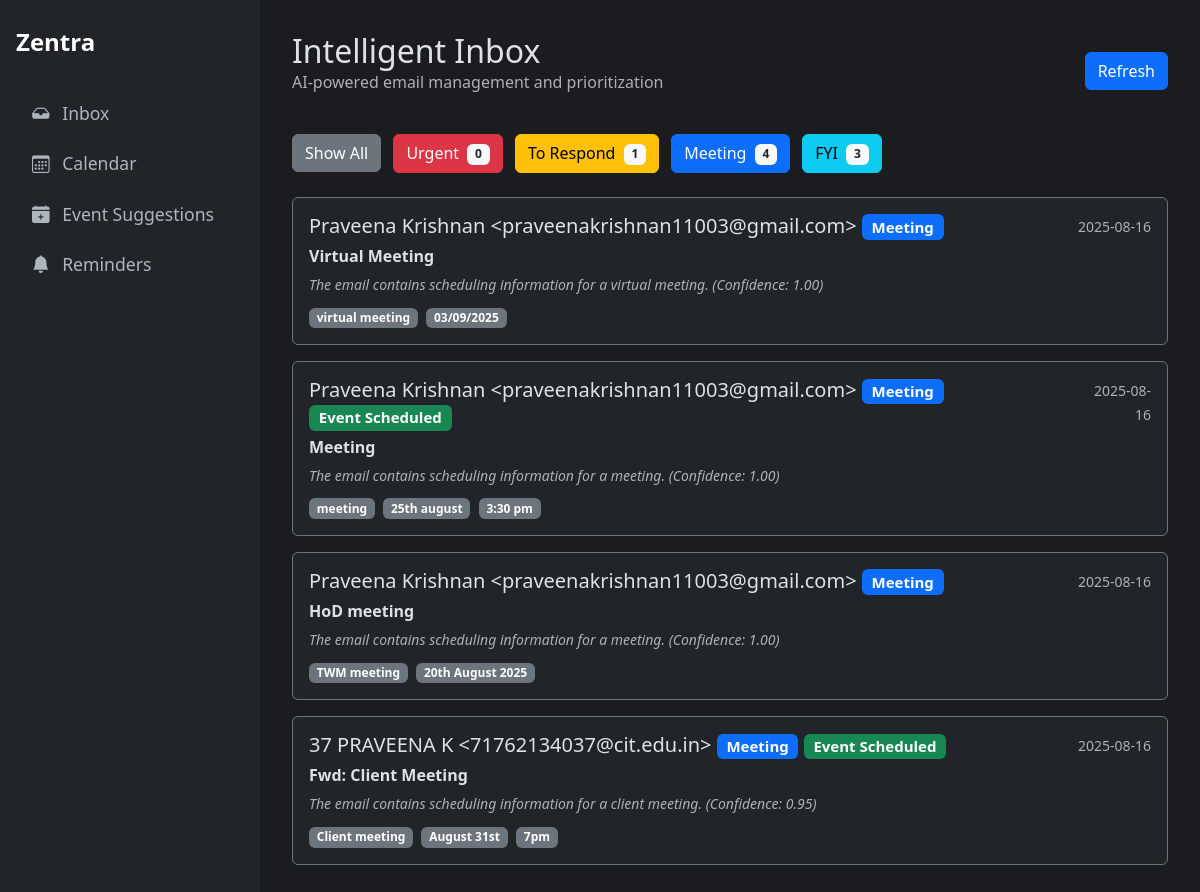
The page /recent_classified?category=Meeting on the database its author committed.
### tables this page shows
CREATE TABLE classifications (
    id INTEGER PRIMARY KEY AUTOINCREMENT,
    gmail_message_id TEXT UNIQUE NOT NULL, -- NEW: Added unique message ID
    created_at TIMESTAMP NOT NULL DEFAULT CURRENT_TIMESTAMP,
    subject TEXT NOT NULL,
    sender TEXT NOT NULL,
    body TEXT,
    category TEXT,
    confidence REAL,
    priority_analysis TEXT,
    category_reason TEXT,
    summary TEXT,
    important_terms TEXT,
    response_draft TEXT
);

CREATE TABLE suggested_events (
    id INTEGER PRIMARY KEY AUTOINCREMENT,
    status TEXT NOT NULL DEFAULT 'pending',
    type TEXT NOT NULL, -- 'meeting' or 'deadline'
    summary TEXT NOT NULL,
    time_expression TEXT NOT NULL, -- MODIFIED: Replaced start_time and end_time
    description TEXT,
    source_email_id INTEGER,
    FOREIGN KEY (source_email_id) REFERENCES classifications (id)
);

### Oauth.py (the view)
@app.route("/recent_classified")
def recent_classified_view():
    category_filter = request.args.get('category', None)
    classifications = database.get_recent_classifications(category_filter=category_filter)
    category_counts = database.get_category_counts()
    category_colors = {"Urgent": "danger", "To Respond": "warning", "Meeting": "primary", "FYI": "info", "Uncategorized": "secondary"}
    return render_template("history.html", classifications=classifications, counts=category_counts, category_colors=category_colors)

### database.py (called while the page is built)
def get_db_connection():
    conn = sqlite3.connect(DATABASE_FILE, timeout=10)
    conn.row_factory = sqlite3.Row
    return conn

def get_recent_classifications(category_filter=None, limit=25):
    conn = get_db_connection()
    query = """
        SELECT
            c.id, c.subject, c.sender, c.category, c.confidence,
            c.category_reason, c.important_terms, c.created_at,
            s.status as suggestion_status
        FROM
            classifications c
        LEFT JOIN
            suggested_events s ON c.id = s.source_email_id
    """
    params = []
    if category_filter:
        query += ' WHERE c.category = ?'
        params.append(category_filter)
    query += ' ORDER BY c.id DESC LIMIT ?'
    params.append(limit)
    classifications = conn.execute(query, tuple(params)).fetchall()
    conn.close()
    return classifications

def get_category_counts():
    conn = get_db_connection()
    counts = conn.execute('SELECT category, COUNT(id) as count FROM classifications GROUP BY category').fetchall()
    conn.close()
    return {row['category']: row['count'] for row in counts}

### templates/history.html
{% extends "layout.html" %}
{% block content %}
<div class="d-flex justify-content-between align-items-center mb-4">
  <div>
    <h1 class="h2 mb-0">Intelligent Inbox</h1>
    <p class="text-muted">AI-powered email management and prioritization</p>
  </div>
  <a href="/recent_classified" class="btn btn-primary">Refresh</a>
</div>
<div class="mb-4">
  <a href="/recent_classified" class="btn btn-secondary me-2">Show All</a>
  <a href="/recent_classified?category=Urgent" class="btn btn-danger me-2">Urgent <span class="badge bg-light text-dark ms-1">{{ counts.get('Urgent', 0) }}</span></a>
  <a href="/recent_classified?category=To Respond" class="btn btn-warning me-2">To Respond <span class="badge bg-light text-dark ms-1">{{ counts.get('To Respond', 0) }}</span></a>
  <a href="/recent_classified?category=Meeting" class="btn btn-primary me-2">Meeting <span class="badge bg-light text-dark ms-1">{{ counts.get('Meeting', 0) }}</span></a>
  <a href="/recent_classified?category=FYI" class="btn btn-info">FYI <span class="badge bg-light text-dark ms-1">{{ counts.get('FYI', 0) }}</span></a>
</div>
{% for item in classifications %}
<a href="/classification/{{ item.id }}" class="text-decoration-none text-white">
  <div class="card mb-3 bg-dark border-secondary">
    <div class="card-body">
      <div class="d-flex w-100 justify-content-between">
        <div class="flex-grow-1">
          <h5 class="mb-1">{{ item.sender }} <span class="badge bg-{{ category_colors.get(item.category, 'secondary') }}">{{ item.category }}</span>
            {% if item.suggestion_status == 'accepted' %}
              <span class="badge bg-success">Event Scheduled</span>
            {% endif %}
          </h5>
          <p class="mb-1"><strong>{{ item.subject }}</strong></p>
          <p class="mb-0 text-muted fst-italic">
            <small>{{ item.category_reason }} (Confidence: {{ "%.2f"|format(item.confidence|float) }})</small>
          </p>
          <div class="mt-2">
            {% if item.important_terms %}
              {% for term in item.important_terms.split(',')[:3] %}
                {% if term.strip() %}
                  <span class="badge bg-secondary me-1">{{ term.strip() }}</span>
                {% endif %}
              {% endfor %}
            {% endif %}
          </div>
        </div>
        <div class="text-end">
          <small class="text-muted">{{ item.created_at[:10] }}</small>
        </div>
      </div>
    </div>
  </div>
</a>
{% else %}
<div class="alert alert-info">No classified emails in history.</div>
{% endfor %}
{% endblock %}

### templates/layout.html (style rules this page uses)
body { display: flex; min-height: 100vh; background-color: #1a1c20; color: #dee2e6; }

### rows shown on the page
classifications: sender "Praveena Krishnan <praveenakrishnan11003@gmail.com>", category "Meeting", subject "Virtual Meeting", category_reason "The email contains scheduling information for a virtual meeting.", confidence "1.00", strip "virtual meeting" "03/09/2025", created_at "2025-08-16"
suggested_events: sender "Praveena Krishnan <praveenakrishnan11003@gmail.com>", category "Meeting", status "Event Scheduled", subject "Meeting", category_reason "The email contains scheduling information for a meeting.", strip "meeting" "25th august" "3:30 pm", created_at "2025-08-16"
classifications: confidence "1.00"
classifications: sender "Praveena Krishnan <praveenakrishnan11003@gmail.com>", category "Meeting", subject "HoD meeting", category_reason "The email contains scheduling information for a meeting.", confidence "1.00", strip "TWM meeting" "20th August 2025", created_at "2025-08-16"
suggested_events: sender "37 PRAVEENA K <71762134037@cit.edu.in>", category "Meeting", status "Event Scheduled", subject "Fwd: Client Meeting", category_reason "The email contains scheduling information for a client meeting.", strip "Client meeting" "August 31st" "7pm", created_at "2025-08-16"
classifications: confidence "0.95"

### other values the page prints
{{ counts.get('Urgent', 0) }} "0"
{{ counts.get('To Respond', 0) }} "1"
{{ counts.get('Meeting', 0) }} "4"
{{ counts.get('FYI', 0) }} "3"
